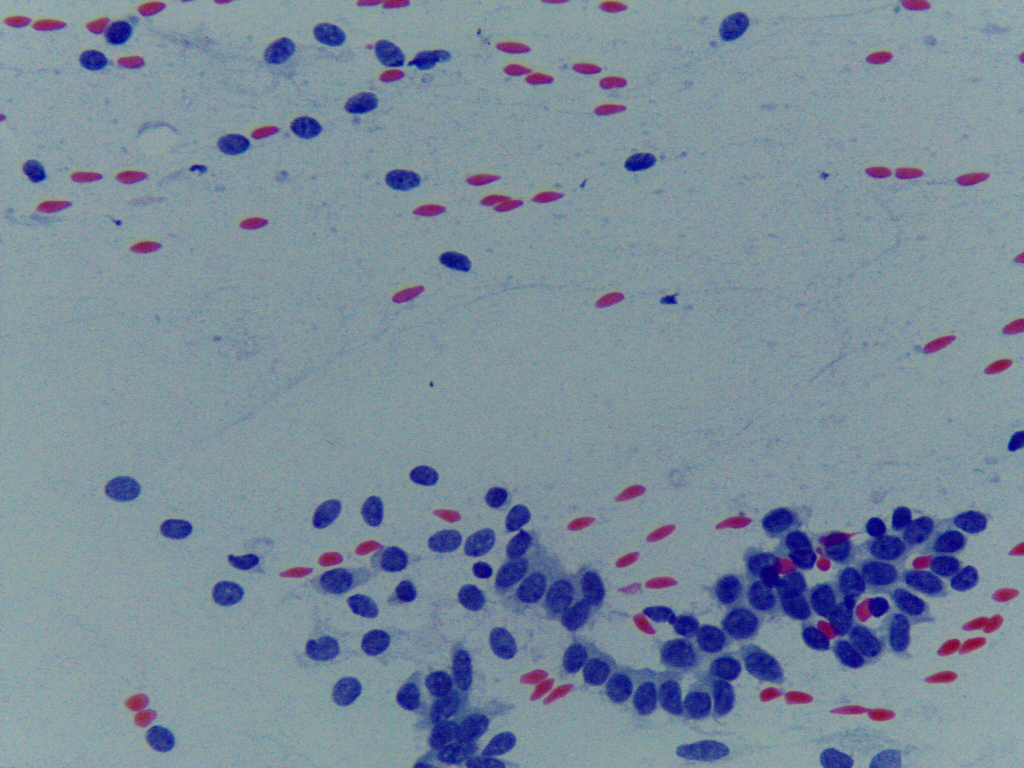
#> input picture media/images/B_3.jpg, 2048 x 1536 px (shown at 1/2 size)
$ python -i views.py   (imports and definitions only)
#> lines starting #> are read from the running program, lines starting #| are printed output that depends on the picture
#> further down, picture is the input picture: PIL image 2048x1536 RGB; mean R, G, B 123.7, 140.5, 156.2
from django.shortcuts import redirect, render, HttpResponse
from django.http import JsonResponse
from django.contrib.auth.models import User
from django.contrib import messages
from django.contrib.auth import authenticate, login, logout
from django.core.files.storage import FileSystemStorage
from PIL import Image, ImageTk, ImageEnhance, ImageOps, ImageFilter
from io import BytesIO
from django.core.files.base import ContentFile
import random
from django.conf import settings

from .models import InputImage
from .form import ImageForm
import os

# Create your views here.
def home(request):
    return render(request, "authentication/index.html")

# [47 lines left out: functions signup, signin, signout, not called in this run]

def main(request):
    return render(request, "authentication\main.html")

# [166 lines left out: functions grayscale, verticalFlip, horizontalFlip, rotate, not called in this run]


def apply_random_color_filter(image):

    enhancer = ImageEnhance.Color(image)
    red_factor = random.uniform(0.5, 1.5)
    green_factor = random.uniform(0.5, 1.5)
    blue_factor = random.uniform(0.5, 1.5)
    filtered_image = enhancer.enhance(red_factor)
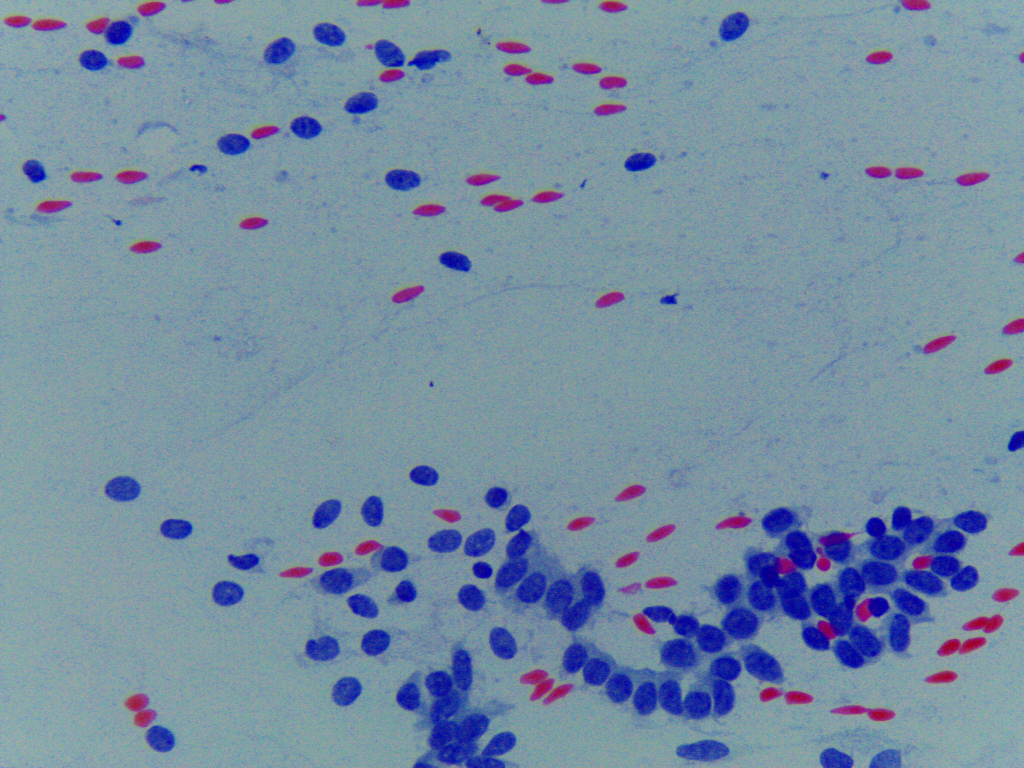
#> filtered_image: PIL image 2048x1536 RGB (shown at 1/2 size); mean R, G, B 118.6, 141.3, 162.3
    filtered_image = ImageEnhance.Color(filtered_image).enhance(green_factor)
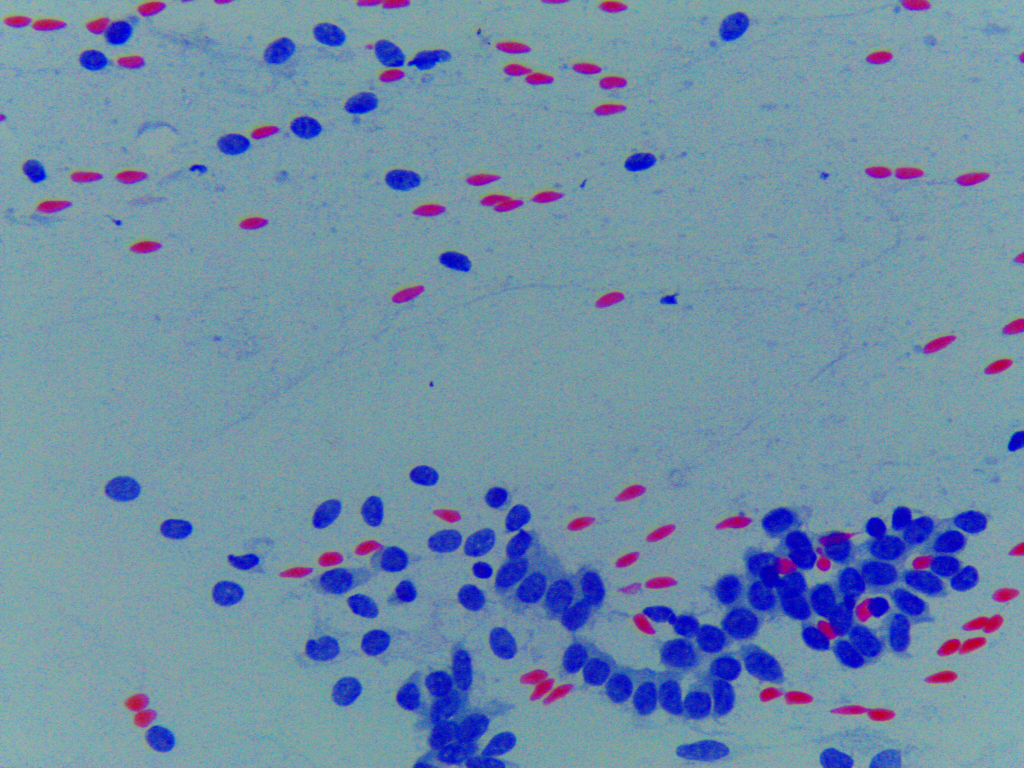
#> filtered_image: PIL image 2048x1536 RGB (shown at 1/2 size); mean R, G, B 113.5, 142, 168.3
    filtered_image = ImageEnhance.Color(filtered_image).enhance(blue_factor)
    return filtered_image

# [97 lines left out: functions filter, random_crop, crop, not called in this run]

>>> from PIL import Image
>>> picture = Image.open('../media/images/B_3.jpg')
>>> result = apply_random_color_filter(picture)

$ run again, on media/images/WhatsApp Image 2024-12-14 at 17.08.15_12287c4f.jpg
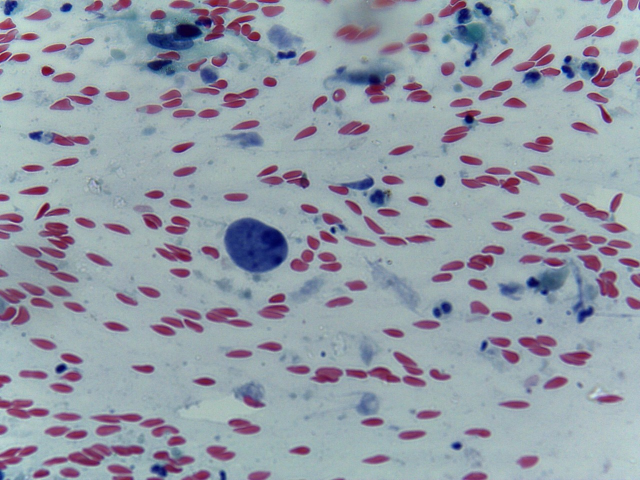
#> input picture media/images/WhatsApp Image 2024-12-14 at 17.08.15_12287c4f.jpg, 1280 x 960 px (shown at 1/2 size)
#> picture is the input picture: PIL image 1280x960 RGB; mean R, G, B 147.8, 155.1, 166.8
#> in apply_random_color_filter, `filtered_image = ImageEnhance.Color(filtered_image).enhance(green_fact..`:
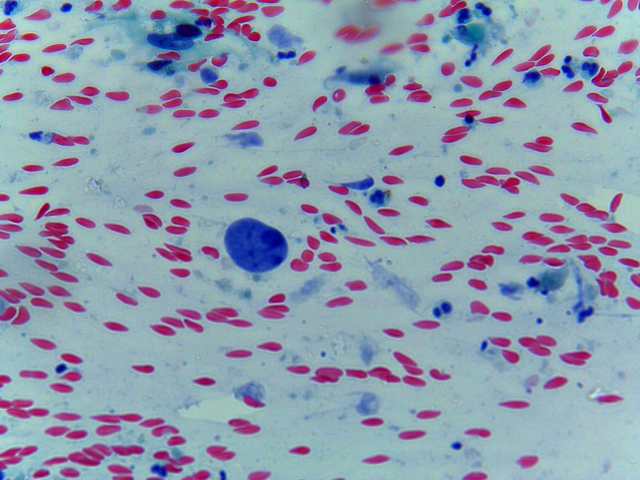
#> filtered_image: PIL image 1280x960 RGB (shown at 1/2 size); mean R, G, B 142.4, 154.8, 174.6

$ run again, on media/images/m1.jpg
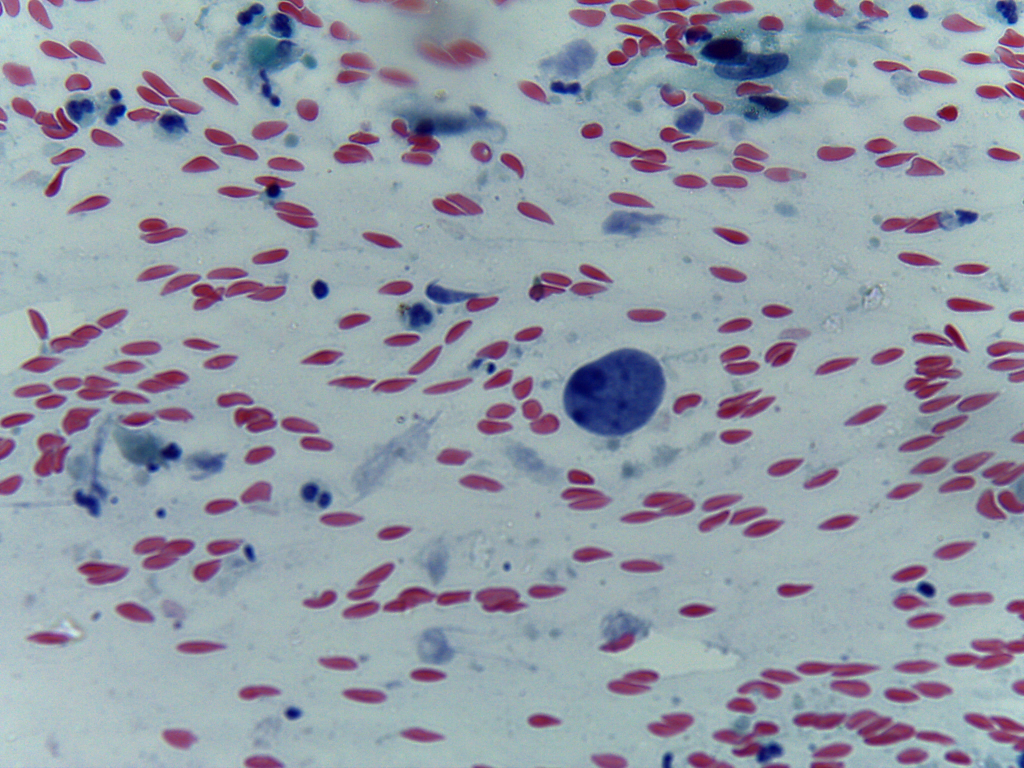
#> input picture media/images/m1.jpg, 2048 x 1536 px (shown at 1/2 size)
#> picture is the input picture: PIL image 2048x1536 RGB; mean R, G, B 148.2, 155.6, 167.2
#> in apply_random_color_filter, `filtered_image = ImageEnhance.Color(filtered_image).enhance(green_fact..`:
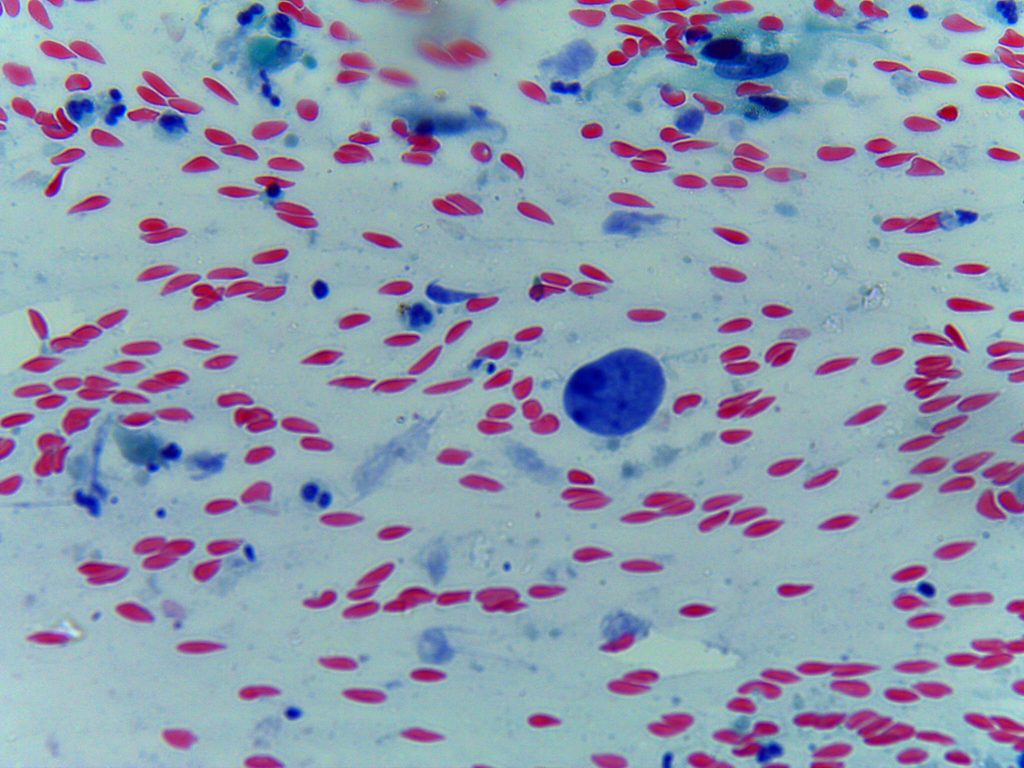
#> filtered_image: PIL image 2048x1536 RGB (shown at 1/2 size); mean R, G, B 142.8, 155.4, 174.8

$ run again, on media/images/m14.jpg
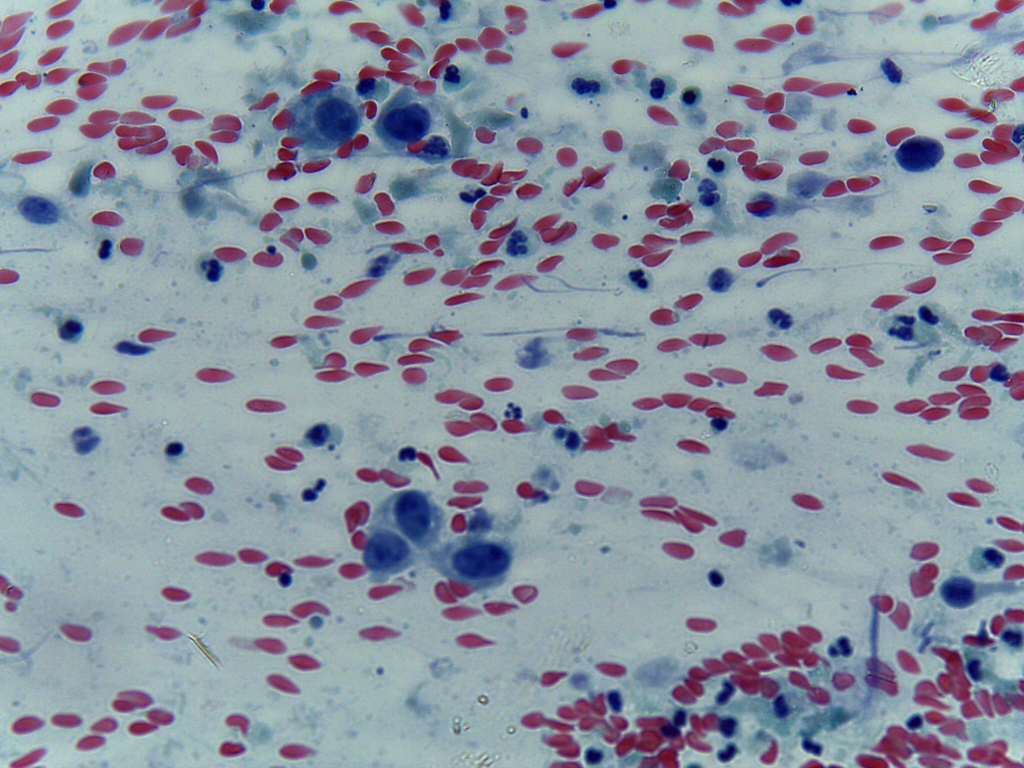
#> input picture media/images/m14.jpg, 2048 x 1536 px (shown at 1/2 size)
#> picture is the input picture: PIL image 2048x1536 RGB; mean R, G, B 138.7, 146.5, 161.3
#> in apply_random_color_filter, `filtered_image = ImageEnhance.Color(filtered_image).enhance(green_fact..`:
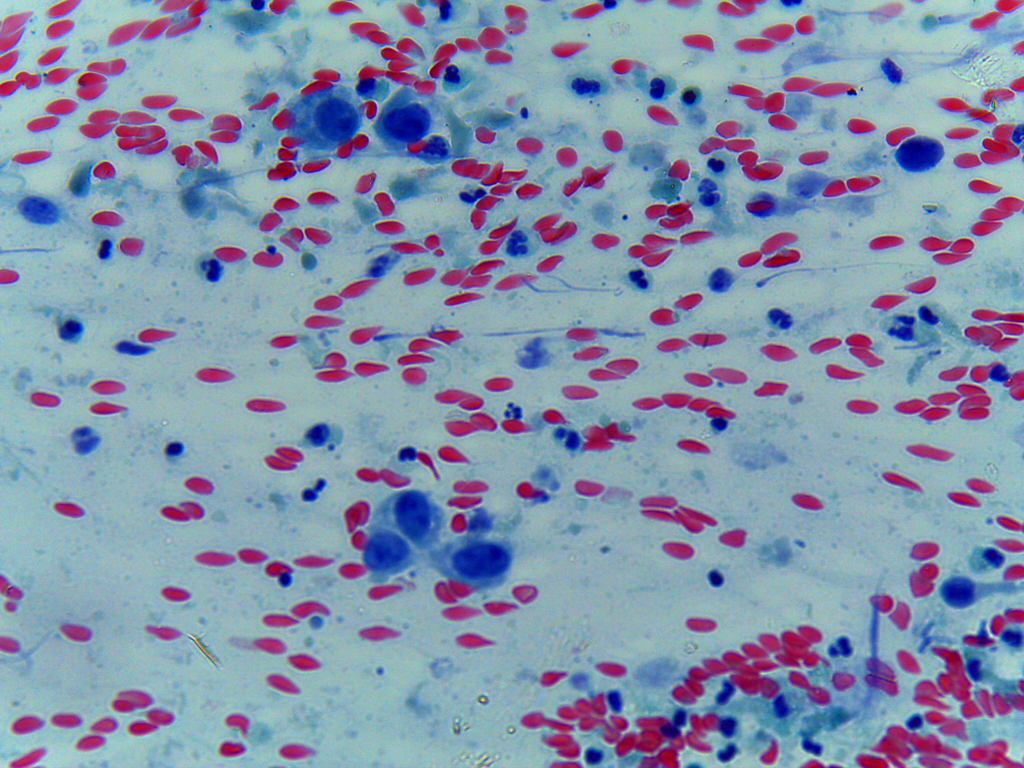
#> filtered_image: PIL image 2048x1536 RGB (shown at 1/2 size); mean R, G, B 132.8, 146.2, 171.1
